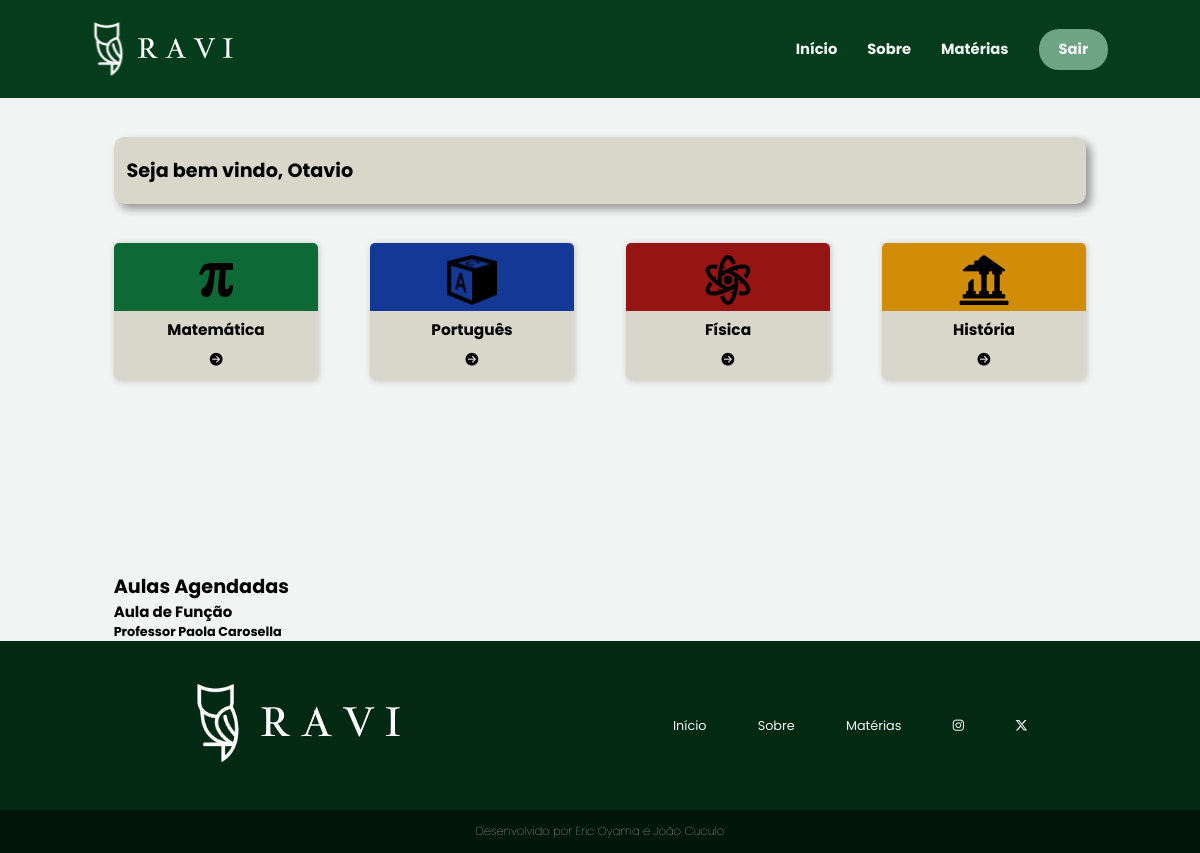
The page /sistema-aluno/aluno/principal.php (signed in) on the database as committed earlier.
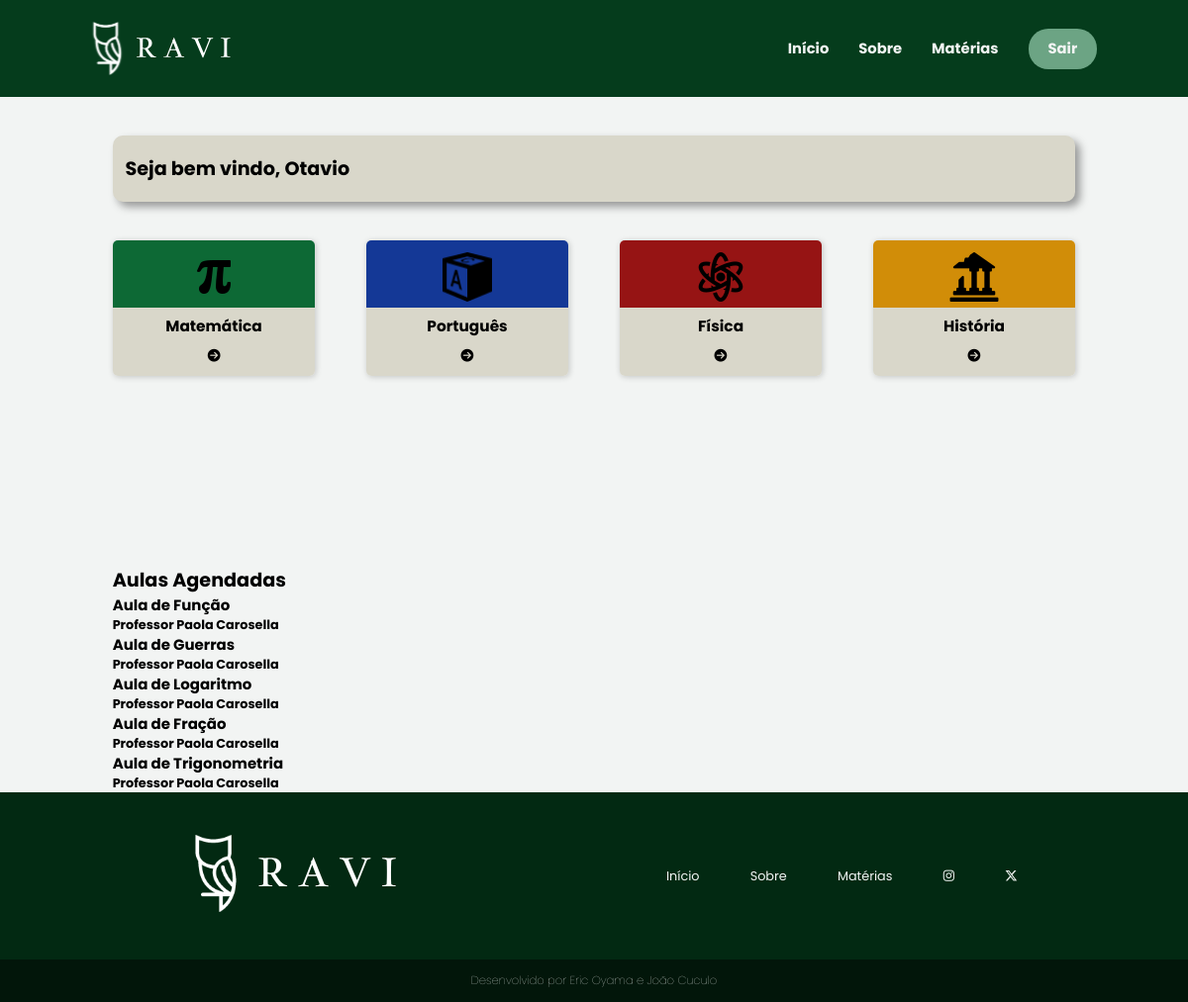
The same page on the database as committed later.
### tables this page shows
CREATE TABLE `events` (
  `id` int(11) NOT NULL,
  `title` varchar(220) NOT NULL,
  `color` varchar(45) NOT NULL,
  `start` datetime NOT NULL,
  `end` datetime NOT NULL,
  `conteudo` text NOT NULL,
  `formaPag` varchar(20) NOT NULL,
  `aluno_id` int(11) DEFAULT NULL,
  `professor_id` int(11) DEFAULT NULL,
  `valorTotal` int(11) NOT NULL
);

CREATE TABLE `professor` (
  `id` int(11) NOT NULL,
  `nome` varchar(100) NOT NULL,
  `email` varchar(100) NOT NULL,
  `senha` varchar(100) NOT NULL,
  `dn` date NOT NULL,
  `endereco` varchar(100) NOT NULL,
  `cep` varchar(20) NOT NULL,
  `estado` varchar(100) NOT NULL,
  `cidade` varchar(100) NOT NULL,
  `telefone` varchar(20) NOT NULL,
  `cpf` varchar(20) NOT NULL,
  `rg` varchar(20) NOT NULL,
  `sexo` varchar(10) NOT NULL,
  `areaFormacao` varchar(100) NOT NULL,
  `curriculo` varchar(100) NOT NULL,
  `conteudo` mediumtext NOT NULL,
  `valorHora` varchar(10) NOT NULL,
  `area_id` int(11) DEFAULT NULL,
  `dataCad` timestamp NOT NULL DEFAULT current_timestamp(),
  `status` varchar(11) NOT NULL
);

### sistema-aluno/aluno/principal.php (the view, shortened to what this page needs)
<?php
    require_once('../../conexao.php');
    $sql = "SELECT * FROM events WHERE 1 = 1 AND aluno_id = " . $_SESSION['id'];
    $resultado = mysqli_query($conexao, $sql);
    $consulta_prof = "SELECT nome FROM events INNER JOIN professor ON events.professor_id = professor.id";
    $resultado_prof_nome = mysqli_query($conexao, $consulta_prof);
    $linha_prof_nome = mysqli_fetch_array($resultado_prof_nome);
?>
<!DOCTYPE html>
<html lang="pt-br">
<head>
    <link rel="stylesheet" href="../../assets/css/header-footer.css">
    <link rel="stylesheet" href="../../assets/css/principal.css">
</head>
<body>
    <?php require_once("../template-aluno/menu2.php") ?>
    <main class="container">
        <div class="bem-vindo">
            <h2>Seja bem vindo, <?= $_SESSION['nome']; ?></h2>
        </div>
        <section class="cursos">
            <div class="card-cursos">
                <article class="card">
                    <a href="../materias/matematica.php">
                        <img src="../../assets/img/pi-icon.png">
                        <strong>Matemática</strong>
                        <i class="fa-sharp fa-solid fa-circle-arrow-right" style="color: #000000;"></i>
                    </a>
                </article>
                <article class="card">
                    <a href="../materias/portugues.php" id="port">
                        <img src="../../assets/img/abc-icon.png">
                        <strong>Português</strong>
                        <i class="fa-sharp fa-solid fa-circle-arrow-right" style="color: #000000;"></i>
                    </a>
                </article>
                <article class="card">
                    <a href="../materias/fisica.php" id="fis">
                        <img src="../../assets/img/atom-icon.png">
                        <strong>Física</strong>
                        <i class="fa-sharp fa-solid fa-circle-arrow-right" style="color: #000000;"></i>
                    </a>
                </article>
                <article class="card">
                    <a href="../materias/historia.php" id="hist">
                        <img src="../../assets/img/ruins-icon.png">
                        <strong>História</strong>
                        <i class="fa-sharp fa-solid fa-circle-arrow-right" style="color: #000000;"></i>
                    </a>
                </article>
            </div>
        </section>
        <section>
            <div>
                <h2>Aulas Agendadas</h2>
            </div>
            <div>
                <?php while ($linha = mysqli_fetch_array($resultado)) { ?>
                    <article>
                        <h3><?= $linha['title'] ?></h3>
                        <h4>Professor <?= $linha_prof_nome['nome'] ?></h4>
                    </article>
                <?php } ?>
            </div>
        </section>
    </main>
    <?php require_once("../template-aluno/rodape1.php") ?>
</body>
</html>

### sistema-aluno/template-aluno/menu2.php (shortened to what this page needs)
<header>
    <nav>
        <div class="logo">
            <img src="../../assets/img/logo-ravi-complete.svg" alt="Ravi">
        </div>
        <div class="menu">
            <ul>
                <li><a href="principal.php">Início</a></li>
                <li><a href="sobre.php">Sobre</a></li>
                <li><a href="#">Matérias</a></li>
                <li class="entrar-btn"><a href="../sair.php">Sair</a></li>
            </ul>
        </div>
    </nav>
</header>

### sistema-aluno/template-aluno/rodape1.php
<footer>
    <div class="footer-conteudo">
        <div class="footer-logo">
            <img src="../../assets/img/logo-ravi-complete.svg" alt="Ravi">
        </div>
        <ul class="footer-list">
            <li><a href="principal.php">Início</a></li>
            <li><a href="sobre.php">Sobre</a></li>
            <li><a href="#">Matérias</a></li>
            <li><a href="https://www.instagram.com/ravi.sitee/" target="_blank"><i class="fa-brands fa-instagram"></i></a></li>
            <li><a href="https://twitter.com/RaviSiteTCC" target="_blank"><i class="fa-brands fa-x-twitter"></i></a></li>
        </ul>
    </div>
        <div class="developers">
            Desenvolvido por Eric Oyama e João Cuculo
        </div>
</footer>

### assets/css/header-footer.css (style rules this page uses)
* { margin: 0; padding: 0; box-sizing: border-box; font-family: 'Poppins', sans-serif; }
:root { --color-primary: #053c1c; --color-secundary: #6ca484; --color-tertiary: #14964C; --color-black: #000; --color-white: #f2f4f3; font-size: 80%; }
html { height: 100%; min-height: 100%; }
body { display: flex; flex-direction: column; min-height: 100%; width: 100%; }
header { background-color: var(--color-primary); }
header nav { display: flex; justify-content: space-between; padding: 1.5rem 6rem; }
.logo { display: flex; align-items: center; }
.logo img { height: 60px; }
.menu { display: flex; align-items: center; }
.menu ul { display: flex; justify-content: center; list-style-type: none; }
.menu ul li { margin: 0 15px; display: flex; align-items: center; }
.menu ul li a, .menu-responsivo ul li a { text-decoration: none; font-size: 1.15rem; color: var(--color-white); font-weight: bold; }
.entrar-btn { background-color: var(--color-secundary); padding: 10px 20px; border-radius: 20px; }
footer { width: 100%; color: var(--color-white); margin-top: auto; }
footer a { text-decoration: none; }
.footer-conteudo { background-color: #022912; display: flex; align-items: center; justify-content: space-around; padding: 3rem 3.5rem; }
.footer-list { display: flex; list-style: none; gap: 4rem; }
.footer-list a { color: var(--color-white); font-weight: normal; }
.developers { background-color: #02160a; display: flex; justify-content: center; font-size: 0.9rem; padding: 1rem; font-weight: 100; }

### assets/css/principal.css (style rules this page uses)
body { background-color: var(--color-white); }
.cursos { display: flex; flex-direction: column; align-items: center; margin-bottom: 15rem; }
.card-cursos { display: flex; align-items: center; gap: 8rem; }
.card a { background-image: linear-gradient(to bottom, #0d6935 0, #0d6935 50%, #D9D7CA 50%); display: flex; flex-direction: column; align-items: center; width: 16rem; padding: 1rem; border-radius: 5px; box-shadow: 1px 1px 6px rgba(0, 0, 0, 0.2); text-decoration: none; color: var(--color-black); cursor: pointer; }
#port { background-image: linear-gradient(to bottom, #143896 0, #143896 50%, #D9D7CA 50%); }
#fis { background-image: linear-gradient(to bottom, #961414 0, #961414 50%, #D9D7CA 50%); }
#hist { background-image: linear-gradient(to bottom, #D18D08 0, #D18D08 50%, #D9D7CA 50%); }
.card img { width: 50px; }
.card strong { padding: 1rem; font-size: 1.2rem; }
.container { max-width: 1200px; margin: 0 auto; }
.bem-vindo { max-width: 100%; border-radius: 10px; box-shadow: 5px 5px 8px rgba(0, 0, 0, 0.377); margin: 3rem auto; padding: 1.5rem 1rem; background-color: #D9D7CA; }
@media screen and (max-width: 1225px) { .card-cursos { gap: 4rem; } }

Rows that differ between the two databases and show on the page:
added events: title "Aula de Guerras"
now on this page (row unchanged): professor: nome "Paola Carosella"
added events: title "Aula de Logaritmo", professor.nome "Paola Carosella"
added events: title "Aula de Fração", professor.nome "Paola Carosella"
added events: title "Aula de Trigonometria", professor.nome "Paola Carosella"
